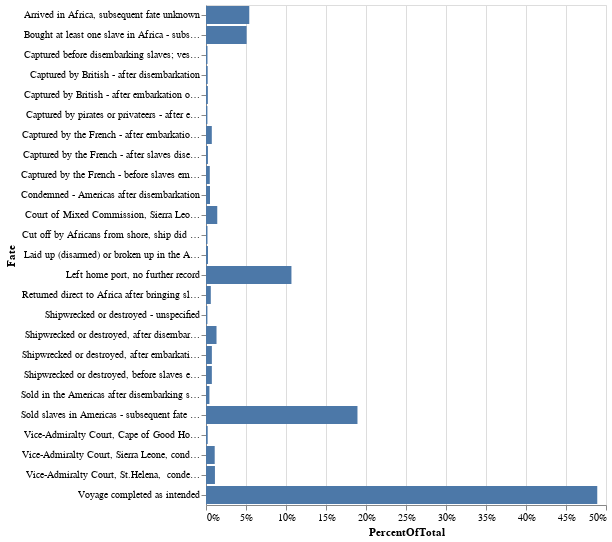

Notebook source saved alongside this figure:
### Code cell
alt.Chart(source3).transform_joinaggregate(
    TotalFate='sum(Values)',
).transform_calculate(
    PercentOfTotal="datum.Values / datum.TotalFate"
).mark_bar().encode(
    alt.X('PercentOfTotal:Q', axis=alt.Axis(format='.0%')),
    y='Fate:N'
)

### Figure 1 — Vega-Lite specification as saved in the notebook (floating-point values rounded to 4 significant figures)
{"config": {"view": {"continuousWidth": 400, "continuousHeight": 300}}, "data": {"name": "data-094eeb3ee335c0e9fbf1ea42589caedf"}, "mark": "bar", "encoding": {"x": {"type": "quantitative", "axis": {"format": ".0%"}, "field": "PercentOfTotal"}, "y": {"type": "nominal", "field": "Fate"}}, "transform": [{"joinaggregate": [{"op": "sum", "field": "Values", "as": "TotalFate"}]}, {"calculate": "datum.Values / datum.TotalFate", "as": "PercentOfTotal"}], "$schema": "https://vega.github.io/schema/vega-lite/v4.8.1.json", "datasets": {"data-094eeb3ee335c0e9fbf1ea42589caedf": [{"Fate": "Voyage completed as intended", "Values": 16852}, {"Fate": "Sold slaves in Americas - subsequent fate unknown", "Values": 6524}, {"Fate": "Left home port, no further record", "Values": 3680}, {"Fate": "Arrived in Africa, subsequent fate unknown", "Values": 1864}, {"Fate": "Bought at least one slave in Africa - subsequent fate unknown", "Values": 1750}, {"Fate": "Court of Mixed Commission, Sierra Leone, condemned", "Values": 485}, {"Fate": "Shipwrecked or destroyed, after disembarkation", "Values": 453}, {"Fate": "Vice-Admiralty Court, St.Helena,  condemned", "Values": 385}, {"Fate": "Vice-Admiralty Court, Sierra Leone, condemned", "Values": 375}, {"Fate": "Shipwrecked or destroyed, after embarkation of slaves or during slaving", "Values": 253}, {"Fate": "Shipwrecked or destroyed, before slaves embarked", "Values": 252}, {"Fate": "Captured by the French - after embarkation of slaves", "Values": 250}, {"Fate": "Returned direct to Africa after bringing slaves to the Americas", "Values": 207}, {"Fate": "Condemned - Americas after disembarkation", "Values": 172}, {"Fate": "Captured by the French - before slaves embarked", "Values": 163}, {"Fate": "Sold in the Americas after disembarking slaves", "Values": 147}, {"Fate": "Laid up (disarmed) or broken up in the Americas", "Values": 85}, {"Fate": "Captured by the French - after slaves disembarked", "Values": 83}, {"Fate": "Captured by British - after embarkation of slaves", "Values": 80}, {"Fate": "Vice-Admiralty Court, Cape of Good Hope, condemned", "Values": 74}, {"Fate": "Captured by British - after disembarkation", "Values": 73}, {"Fate": "Captured before disembarking slaves; vessel recaptured or released subsequently", "Values": 64}, {"Fate": "Cut off by Africans from shore, ship did not reach the Americas", "Values": 64}, {"Fate": "Captured by pirates or privateers - after embarkation of slaves", "Values": 61}, {"Fate": "Shipwrecked or destroyed - unspecified", "Values": 61}]}}
